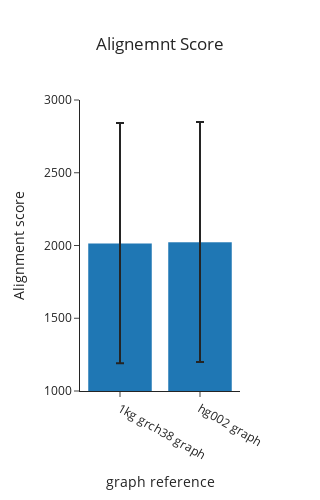

Source (notebook cell):
### Code cell
fig = go.Figure()
fig.add_trace(go.Bar(
    x=['1kg grch38 graph', 'hg002 graph'], y=[2016.01,2023.61],
    error_y=dict(type='data', array=[825.232,824.78])
))

fig.update_layout(barmode='group')

fig.update_yaxes(range=[1000, 3000])
fig.update_layout(template='simple_white')
fig.update_layout(autosize=False,width=300,height=500)
fig.update_layout(title="Alignemnt Score",title_x=0.5,
    xaxis_title="graph reference",
    yaxis_title="Alignment score",
    font=dict(
        size=12
    )
)


fig.show()

### Figure 1 — Plotly figure (JSON) as saved in the notebook; plotly's stock layout.template omitted (floating-point values rounded to 4 significant figures)
{"data": [{"error_y": {"array": [825.2, 824.8], "type": "data"}, "type": "bar", "x": ["1kg grch38 graph", "hg002 graph"], "y": [2016.0, 2024.0]}], "layout": {"autosize": false, "barmode": "group", "font": {"size": 12}, "height": 500, "title": {"text": "Alignemnt Score", "x": 0.5}, "width": 300, "xaxis": {"autorange": true, "range": [-0.5, 1.5], "title": {"text": "graph reference"}, "type": "category"}, "yaxis": {"range": [1000, 3000], "title": {"text": "Alignment score"}, "type": "linear"}}}
